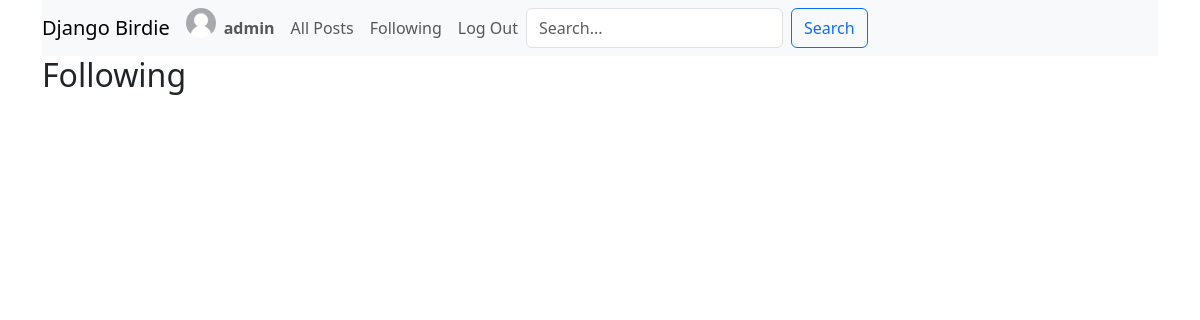
Page /following (signed in) on the earlier database version.
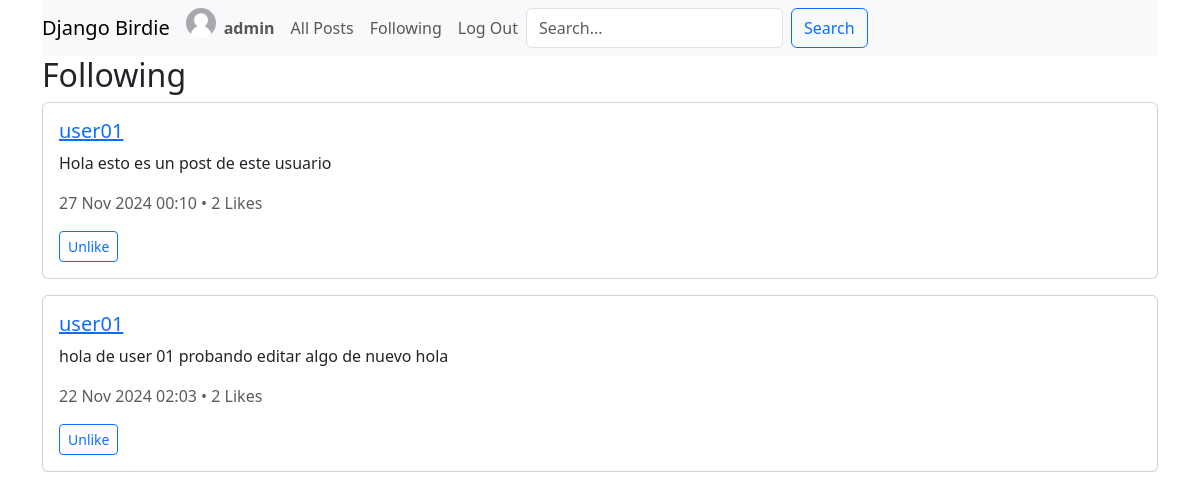
Same page on the later database version.
### network/models.py (models this page shows, shortened)
class Post(models.Model):
    user = models.ForeignKey(User, on_delete=models.CASCADE, related_name="posts")
    content = models.TextField(max_length=280)
    created_at = models.DateTimeField(auto_now_add=True)
    likes = models.ManyToManyField(User, related_name="liked_posts", blank=True)
    def like_count(self):
        return self.likes.count()

class User(AbstractUser):
    first_name = models.CharField(max_length=30)
    last_name = models.CharField(max_length=30)
    profile_picture = models.ImageField(upload_to='profile_pictures/', null=True, blank=True, default='user/default_profile.jpg')
    followers = models.ManyToManyField(
        'self', related_name='following', symmetrical=False, blank=True
    )

### network/views.py (the view)
# urls.py: path("following", views.following_view, name="following"),
@login_required
def following_view(request):
    following_users = request.user.following.all()
    posts = Post.objects.filter(user__in=following_users).order_by('-created_at')
    for post in posts:
        post.is_liked_by_user = post.likes.filter(id=request.user.id).exists()
    paginator = Paginator(posts, 10)
    page_number = request.GET.get('page')
    page_obj = paginator.get_page(page_number)
    return render(request, "network/following.html", {
        "posts": page_obj,
    })

### network/templatetags/extras.py (called while the page is built)
@register.filter
def profile_picture_or_default(profile_picture):
    if profile_picture:
        return profile_picture.url
    return '/static/network/user/default_profile.jpg'

### network/templates/network/following.html (shortened to what this page needs)
{% extends "network/layout.html" %}
{% load extras %}
{% block body %}
<h2>Following</h2>
<div>
    {% for post in posts %}
        <div class="card mb-3">
            <div class="card-body">
                    <h5 class="card-title">
                        <a href="{% url 'profile' post.user.username %}">
                            {{ post.user.username }}
                        </a>
                    </h5>
                    <p class="card-text">{{ post.content }}</p>
                    <p class="card-text text-muted">
                        {{ post.created_at|date:"d M Y H:i" }} • {{ post.like_count }} Likes
                    </p>
                <button
                class="btn btn-sm btn-outline-primary like-btn"
                data-post-id="{{ post.id }}"
                data-liked="{{ post.is_liked_by_user }}">
                {% if post.is_liked_by_user %}
                    Unlike
                {% else %}
                    Like
                {% endif %}
            </button>
            </div>
        </div>
    {% endfor %}
</div>
{% endblock %}

Differences in the rows shown:
added Post: user.username "user01", content "Hola esto es un post de este usuario", created_at "27 Nov 2024 00:10", like_count "2", shows "Unlike"
now on this page (row edited): Post: user.username "user01", content "hola de user 01 probando editar algo de nuevo hola", created_at "22 Nov 2024 02:03", like_count "2", shows "Unlike"
